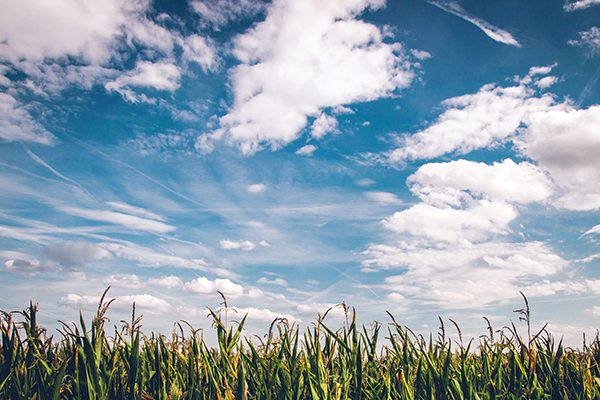
#> input picture TIL/field.bmp, 600 x 400 px
$ python otsu.py
#> lines starting #> are read from the running program, lines starting #| are printed output that depends on the picture; after the words box and inside, x2 and y2 are one past the last pixel; in counts of white or black regions, pixels touching at a corner belong together
#otsu 자동 이진화 코드

import numpy as np
import sys
import cv2

src = cv2.imread('field.bmp', cv2.IMREAD_GRAYSCALE)
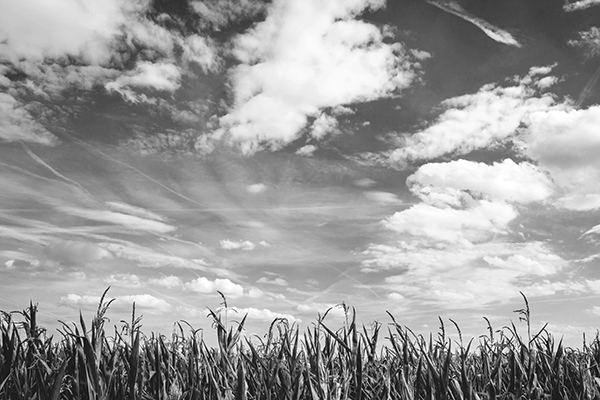
#> src: shape (400, 600); min 0, max 255, mean 156.2

if src is None:
    print('no img')
    sys,exit()


th, dst = cv2.threshold(src, 0, 255, cv2.THRESH_BINARY | cv2.THRESH_OTSU)
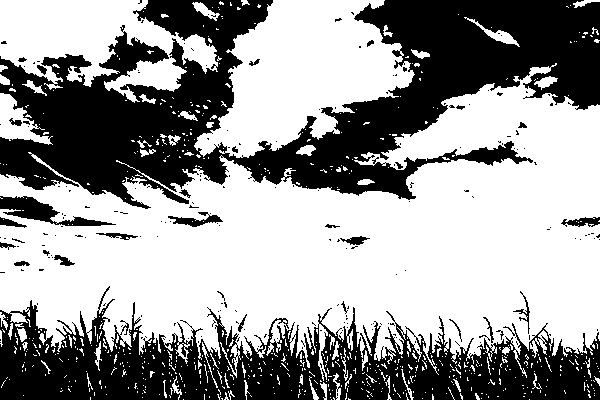
#> dst: shape (400, 600); 60.3% white; 214 black regions (185 under 20 px), largest, box (x1, y1, x2, y2) and area: (0, 0, 600, 209) 59071, (0, 286, 600, 400) 32417, (0, 196, 116, 226) 1260
#> th = 145
print("otsu's threshold:" ,th)
#| otsu's threshold: 145.0

cv2.imshow('src', src)
cv2.imshow('dst', dst)
cv2.waitKey()
cv2.destroyAllWindows()

$ run again, with TIL/airplane.bmp copied over TIL/field.bmp
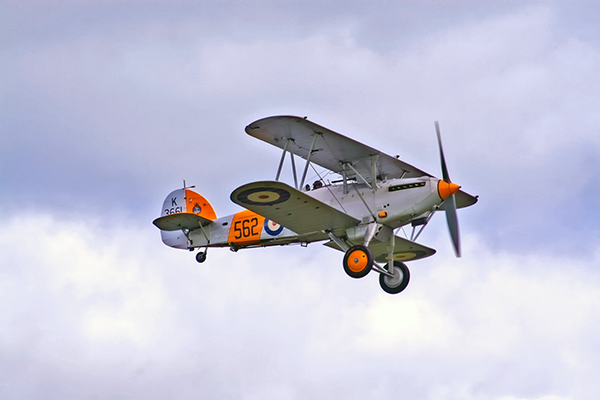
#> input picture TIL/airplane.bmp, 600 x 400 px
#> `src = cv2.imread('field.bmp', cv2.IMREAD_GRAYSCALE)`:
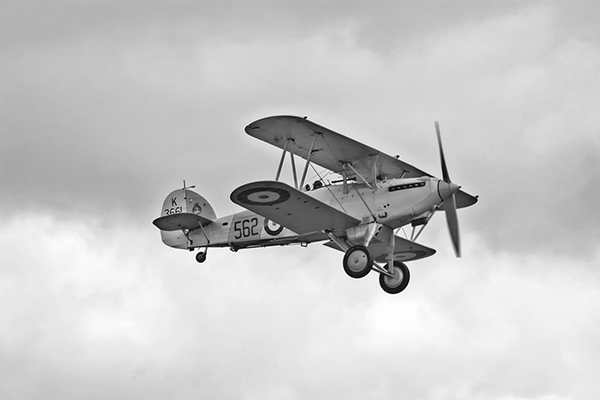
#> src: shape (400, 600); min 0, max 255, mean 199.6
#> `th, dst = cv2.threshold(src, 0, 255, cv2.THRESH_BINARY | cv2.THRESH_OT..`:
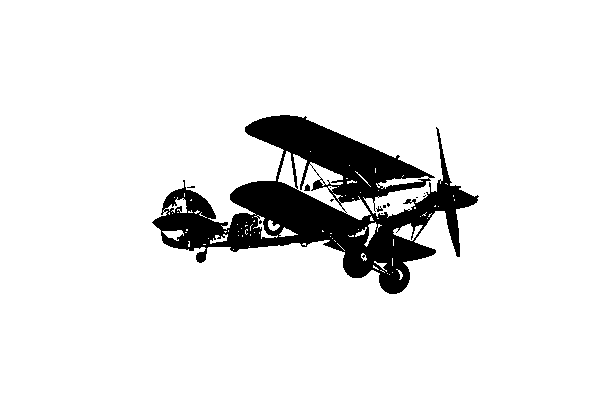
#> dst: shape (400, 600); 90.8% white; 13 black regions (10 under 20 px), largest, box (x1, y1, x2, y2) and area: (152, 115, 479, 294) 22011, (304, 184, 310, 191) 30, (376, 206, 383, 212) 21
#> th = 147
#| otsu's threshold: 147.0

$ run again, with TIL/cat.bmp copied over TIL/field.bmp
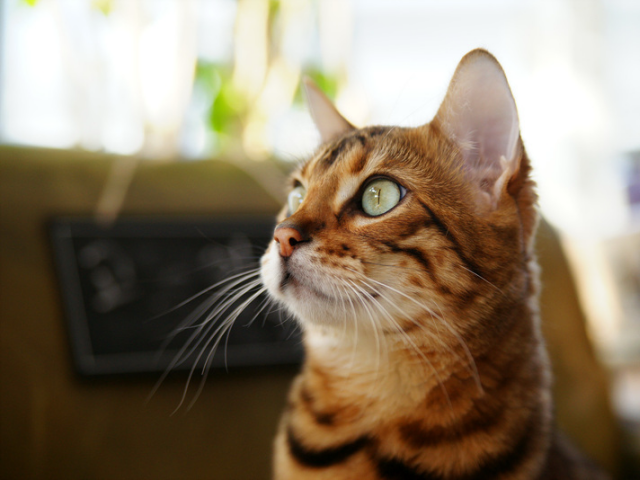
#> input picture TIL/cat.bmp, 640 x 480 px
#> `src = cv2.imread('field.bmp', cv2.IMREAD_GRAYSCALE)`:
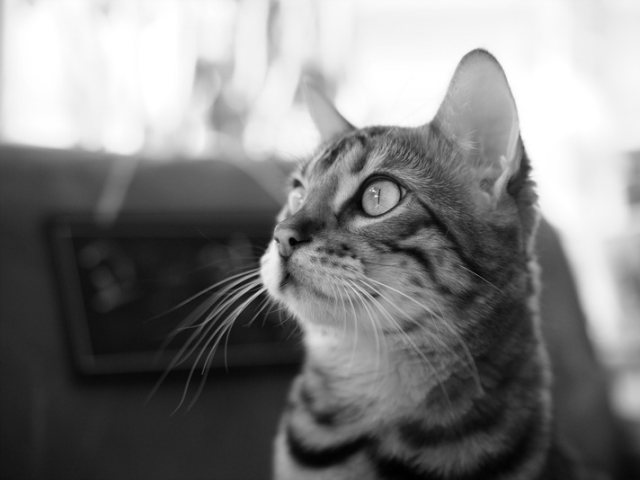
#> src: shape (480, 640); min 0, max 255, mean 127.8
#> `th, dst = cv2.threshold(src, 0, 255, cv2.THRESH_BINARY | cv2.THRESH_OT..`:
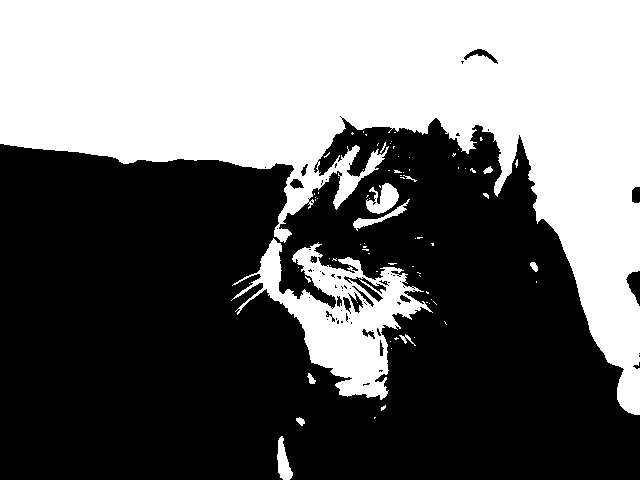
#> dst: shape (480, 640); 42% white; 82 white regions (69 under 20 px), largest, box (x1, y1, x2, y2) and area: (0, 0, 640, 415) 115705, (231, 238, 433, 400) 11488, (366, 183, 399, 214) 597
#> th = 140
#| otsu's threshold: 140.0

$ run again, with TIL/HappyFish.jpg saved as TIL/field.bmp
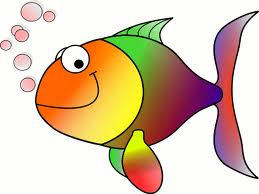
#> input picture TIL/HappyFish.jpg, 259 x 194 px
#> `src = cv2.imread('field.bmp', cv2.IMREAD_GRAYSCALE)`:
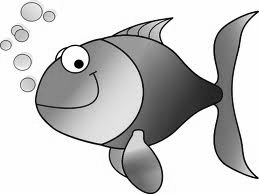
#> src: shape (194, 259); min 0, max 255, mean 200.4
#> `th, dst = cv2.threshold(src, 0, 255, cv2.THRESH_BINARY | cv2.THRESH_OT..`:
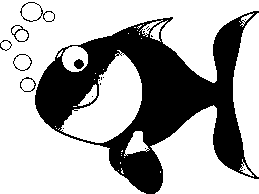
#> dst: shape (194, 259); 68% white; 19 black regions (12 under 20 px), largest, box (x1, y1, x2, y2) and area: (35, 11, 259, 194) 15659, (20, 2, 55, 22) 105, (11, 25, 29, 42) 74
#> th = 175
#| otsu's threshold: 175.0
